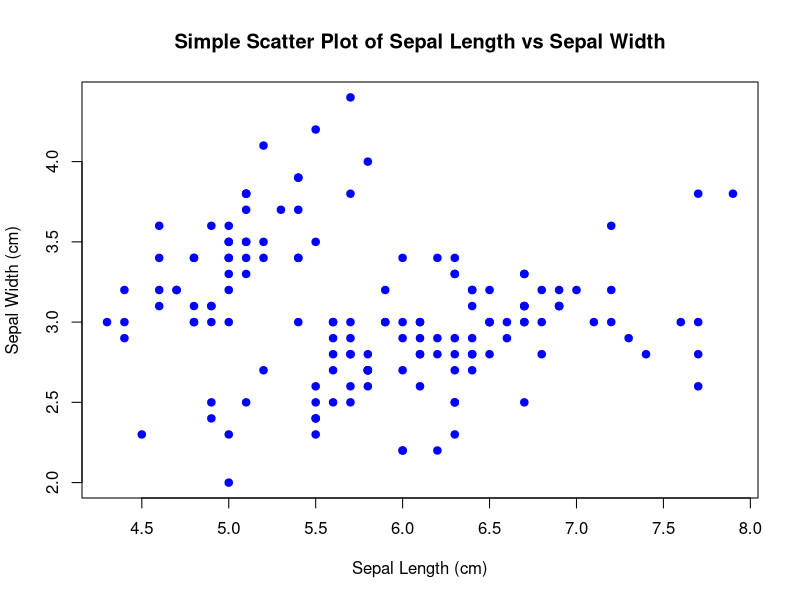
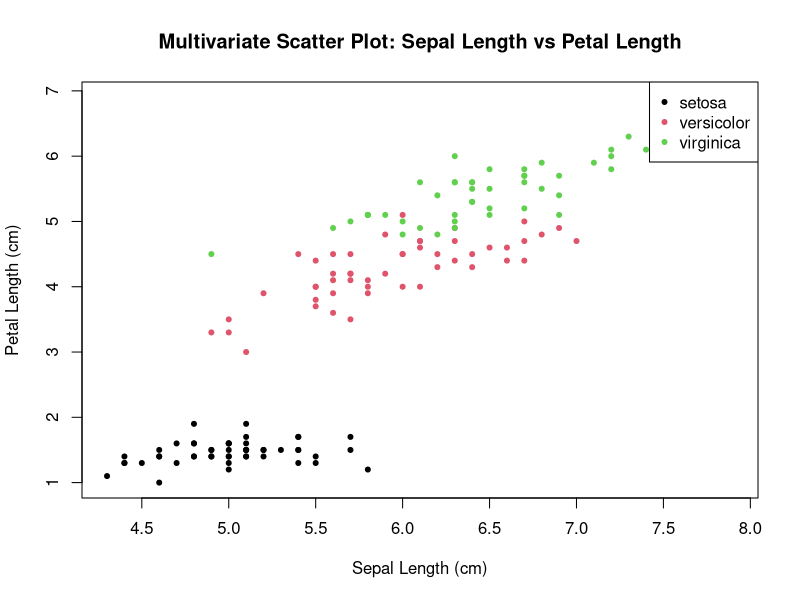
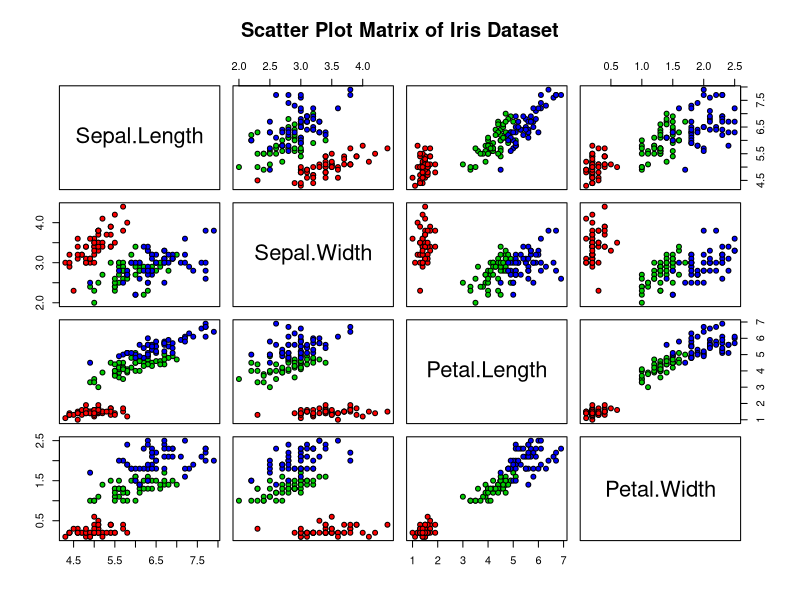

The R source for these figures, in order:
# Load the iris dataset
data("iris")

# View the structure
head(iris)

# Simple scatter plot: Sepal.Length vs Sepal.Width
plot(iris$Sepal.Length, iris$Sepal.Width,
     main = "Simple Scatter Plot of Sepal Length vs Sepal Width",
     xlab = "Sepal Length (cm)",
     ylab = "Sepal Width (cm)",
     col = "blue",
     pch = 19)

# Multivariate scatter plot: Color by Species
plot(iris$Sepal.Length, iris$Petal.Length,
     col = iris$Species,
     main = "Multivariate Scatter Plot: Sepal Length vs Petal Length",
     xlab = "Sepal Length (cm)",
     ylab = "Petal Length (cm)",
     pch = 20)
legend("topright", legend = levels(iris$Species), col = 1:3, pch = 20)

# Scatter plot matrix: multiple variables at once
pairs(iris[, 1:4],
      main = "Scatter Plot Matrix of Iris Dataset",
      pch = 21,
      bg = c("red", "green3", "blue")[unclass(iris$Species)])
